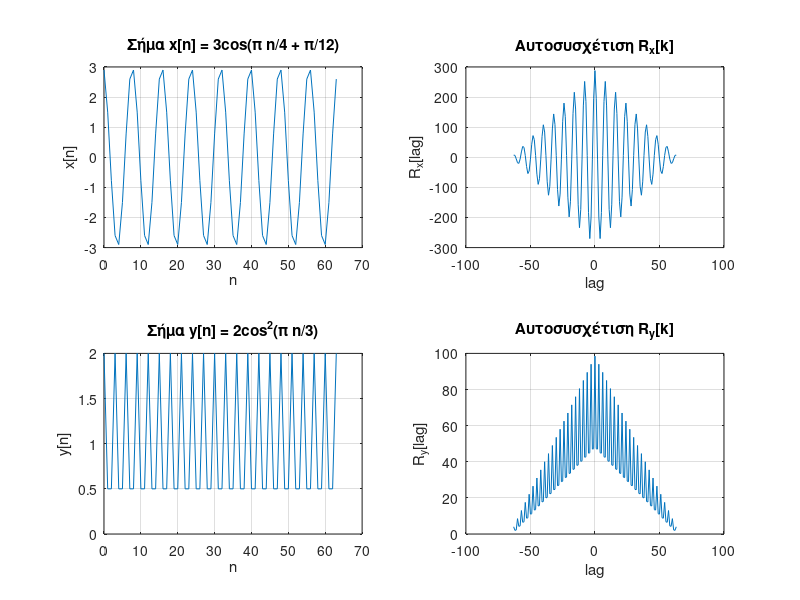

MATLAB code to generate this figure:
pkg load signal;
%Διάστημα δειγμάτων
N= 64;
n= 0:N-1;

%Σήματα
x= 3*cos(pi*n/4 + pi/12); %x[n]
y= 2*(cos(pi*n/3).^2);   %y[n]

%Αυτοσυσχέτιση με xcorr
[Rx, lags_x]= xcorr(x);
[Ry, lags_y]= xcorr(y);

%Εκτίμηση περιόδου από αυτοσυσχέτιση
%Για x[n]
[~, idx0_x]= max(Rx);
segment_x= Rx(idx0_x+1:end); %θέλουμε θετική μέγιστη μετατόπιση
[~, idx1_x]= max(segment_x);

%Για y[n]
[~, idx0_y]= max(Ry);
segment_y= Ry(idx0_y+1:end);
[~, idx1_y]= max(segment_y);

fprintf('Εκτιμώμενη περίοδος x[n]: %d δειγμάτα\n', idx1_x);
fprintf('Εκτιμώμενη περίοδος y[n]: %d δειγμάτα\n', idx1_y);

%Aποτελέσματα
figure;
subplot(2,2,1);
plot(n, x); grid on;
xlabel('n'); ylabel('x[n]');
title('Σήμα x[n] = 3cos(\pi n/4 + \pi/12)');

subplot(2,2,2);
plot(lags_x, Rx); grid on;
xlabel('lag'); ylabel('R_x[lag]');
title('Αυτοσυσχέτιση R_x[k]');

subplot(2,2,3);
plot(n, y); grid on;
xlabel('n'); ylabel('y[n]');
title('Σήμα y[n] = 2cos^2(\pi n/3)');

subplot(2,2,4);
plot(lags_y, Ry); grid on;
xlabel('lag'); ylabel('R_y[lag]');
title('Αυτοσυσχέτιση R_y[k]');
